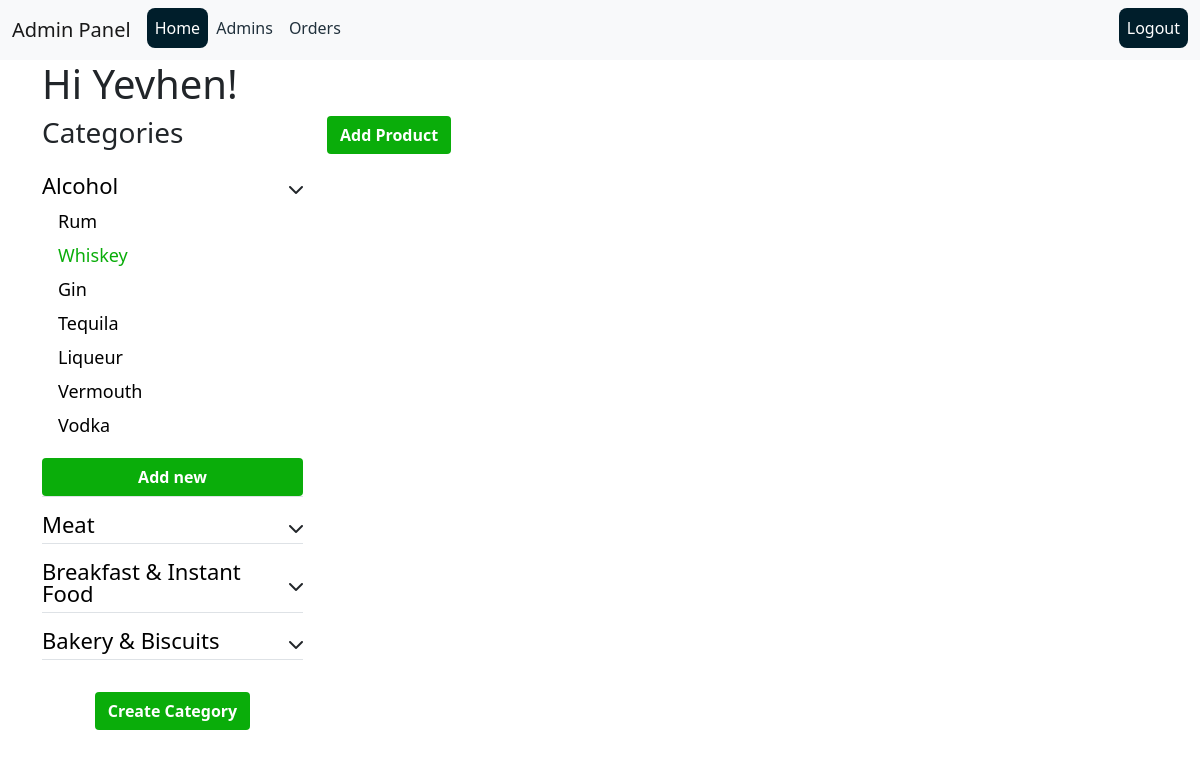
The page /admin/home/category-1/subcategory-2 (signed in) on the database its author committed.
### backend/admin/models.py (models this page shows, shortened)
class Admin(db.Model, UserMixin):
    id = db.Column(db.String(50), primary_key=True, default=str(uuid.uuid4()), unique=True)
    username = db.Column(db.String(100), nullable=False, unique=True)
    name = db.Column(db.String(100), nullable=False)
    _password = db.Column(db.String(100), nullable=False)
    role = db.Column(db.String(20))
    @hybrid_property
    def password(self):
        return self._password

### backend/product/models.py (models this page shows)
class Categories(db.Model):
    id = db.Column(db.Integer, primary_key=True)
    name = db.Column(db.String(100), nullable=False)
    sub_category = db.relationship('Subcategory', backref='categories', lazy=True)

class Subcategory(db.Model):
    id = db.Column(db.Integer, primary_key=True)
    name = db.Column(db.String(100), nullable=False)
    category_id = db.Column(db.Integer, db.ForeignKey('categories.id'))
    img_url = db.Column(db.String(200), nullable=False)
    products = db.relationship('Products', backref='subcategory', lazy=True)

### backend/admin/views.py (the view)
@admin.route('/home/category-<category_id>/subcategory-<subcategory_id>')
@only_admin_access
def show_products(category_id, subcategory_id):
    categories_form = CategoriesForm()
    sub_categories_form = SubCategoryForm()
    product_form = ProductForm()
    categories = Categories.query.all()
    sub_category_active = Subcategory.query.filter_by(id=subcategory_id).first()
    return render_template('admin/admin_category_subcategory_product.html', categories_form=categories_form,
                           sub_categories_form=sub_categories_form,
                           product_form=product_form,
                           categories=categories,
                           sub_category_active=sub_category_active,
                           category_id=int(category_id),
                           subcategory_id=int(subcategory_id))

### backend/admin/views.py (called while the page is built)
def only_admin_access(func):
    @wraps(func)
    def wrapper(*args, **kwargs):
        try:
            if current_user.is_active and uuid.UUID(str(current_user.id)):
                return func(*args, **kwargs)
        except ValueError:
            return redirect(url_for('public.home'))
    return wrapper

### backend/public/views.py (called while the page is built)
@login_manager.user_loader
def load_user(user_id):
    try:
        if uuid.UUID(str(user_id)):
            return Admin.query.get(user_id)
    except ValueError:
        return User.query.get(user_id)

def set_categories():
    if 'categories' not in g:
        g.categories = Categories.query.all()

### backend/templates/admin/admin_category_subcategory_product.html (shortened to what this page needs)
{% extends 'admin-base.html' %}
{% block content %}
<div class="container">
    <h1>Hi {{ current_user.name }}!</h1>
    <div class="row">
        <div class="col-3">
            <h3 class="mb-4">Categories</h3>
            <ul class="nav nav-category">
                {% for category in categories %}
                    <li class="nav-item border-bottom w-100 mb-3">
                        <div class="d-flex justify-content-between align-items-center ">
                            <a href="{{ url_for('admin.show_subcategories', category_id=category.id) }}" class="category-link mb-2">{{ category.name }}</a>
                            <i class="toggle-icon fas fa-chevron-down" data-bs-toggle="collapse" data-bs-target="#category-{{ category.id }}" style="cursor: pointer"></i>
                        </div>
                        {% if category.id == category_id %}
                            <ul class="list-group collapse show" id="category-{{ category.id }}">
                        {% else %}
                            <ul class="list-group collapse" id="category-{{ category.id }}">
                        {% endif %}
                        {% for subcategory in category.sub_category %}
                            {% if subcategory.id == subcategory_id %}
                                <div class="list-group-item link-weight"><a href="{{ url_for('admin.show_products', category_id=subcategory.category_id, subcategory_id=subcategory.id) }}" class="category-link-small color-active">{{ subcategory.name }}</a></div>
                            {% else %}
                                <div class="list-group-item link-weight"><a href="{{ url_for('admin.show_products', category_id=subcategory.category_id, subcategory_id=subcategory.id) }}" class="category-link-small">{{ subcategory.name }}</a></div>
                            {% endif %}
                        {% endfor %}
                        <button type="button" class="btn btn-color-green mt-3" data-bs-toggle="modal" data-bs-target="#myModal-sub-{{ category.id }}">Add new</button>
                        </ul>
                    </li>
                {% endfor %}
            </ul>
            <div class="d-grid justify-content-center mt-3">
                <button type="button" class="btn btn-color-green justify-content-center" data-bs-toggle="modal" data-bs-target="#myModal-2">Create Category</button>
            </div>
        </div>
        <div class="col-8">
            <button type="button" class="btn btn-color-green" data-bs-toggle="modal" data-bs-target="#myModal-3">Add Product</button>
        </div>
    </div>
</div>
{% endblock %}

### backend/static/style.css (style rules this page uses)
* { margin: 0; padding: 0; box-sizing: border-box !important; line-height: 1; }
.list-group-item { border: none; }
.list-group .list-group-item { border-left: none; border-right: none; border-radius: 0; }
.category-link { font-size: 22px; text-decoration: none; color: black; transition: all 0.3s; }
.category-link-small { font-size: 18px; text-decoration: none; color: black; }
.btn-color-green { background-color: rgb(10, 173, 10); color: #fff; }
.btn { font-weight: 600; transition: all 0.3s; }
.color-active { color: rgb(10, 173, 10); }

### rows shown on the page
Admin: name "Yevhen"
Categories: name "Alcohol"
Subcategory: name "Rum"
Subcategory: name "Whiskey"
Subcategory: name "Gin"
Subcategory: name "Tequila"
Subcategory: name "Liqueur"
Subcategory: name "Vermouth"
Subcategory: name "Vodka"
Categories: name "Meat"
Categories: name "Breakfast & Instant Food"
Categories: name "Bakery & Biscuits"
